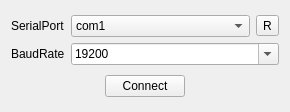
<?xml version="1.0" encoding="UTF-8"?>
<ui version="4.0">
 <class>SerialportWidgetClass</class>
 <widget class="QWidget" name="SerialportWidgetClass">
  <property name="geometry">
   <rect>
    <x>0</x>
    <y>0</y>
    <width>290</width>
    <height>112</height>
   </rect>
  </property>
  <property name="windowTitle">
   <string>Serialport</string>
  </property>
  <layout class="QVBoxLayout" name="verticalLayout" stretch="1,0">
   <item>
    <layout class="QGridLayout" name="gridLayout" columnstretch="0,1">
     <item row="0" column="1">
      <layout class="QHBoxLayout" name="horizontalLayout">
       <item>
        <widget class="QComboBox" name="port_box">
         <item>
          <property name="text">
           <string>com1</string>
          </property>
         </item>
         <item>
          <property name="text">
           <string>com2</string>
          </property>
         </item>
        </widget>
       </item>
       <item>
        <widget class="QToolButton" name="refresh_btn">
         <property name="text">
          <string>R</string>
         </property>
        </widget>
       </item>
      </layout>
     </item>
     <item row="1" column="1">
      <widget class="QComboBox" name="baud_box">
       <property name="editable">
        <bool>true</bool>
       </property>
       <item>
        <property name="text">
         <string>19200</string>
        </property>
       </item>
       <item>
        <property name="text">
         <string>38400</string>
        </property>
       </item>
       <item>
        <property name="text">
         <string>56000</string>
        </property>
       </item>
       <item>
        <property name="text">
         <string>57600</string>
        </property>
       </item>
       <item>
        <property name="text">
         <string>78600</string>
        </property>
       </item>
       <item>
        <property name="text">
         <string>115200</string>
        </property>
       </item>
       <item>
        <property name="text">
         <string>230400</string>
        </property>
       </item>
       <item>
        <property name="text">
         <string>460800</string>
        </property>
       </item>
      </widget>
     </item>
     <item row="0" column="0">
      <widget class="QLabel" name="serial_label">
       <property name="text">
        <string>SerialPort</string>
       </property>
      </widget>
     </item>
     <item row="1" column="0">
      <widget class="QLabel" name="label_12">
       <property name="text">
        <string>BaudRate</string>
       </property>
      </widget>
     </item>
    </layout>
   </item>
   <item>
    <layout class="QHBoxLayout" name="horizontalLayout_2">
     <item>
      <spacer name="horizontalSpacer_2">
       <property name="orientation">
        <enum>Qt::Horizontal</enum>
       </property>
       <property name="sizeHint" stdset="0">
        <size>
         <width>40</width>
         <height>20</height>
        </size>
       </property>
      </spacer>
     </item>
     <item>
      <widget class="QPushButton" name="start_btn">
       <property name="styleSheet">
        <string notr="true"/>
       </property>
       <property name="text">
        <string>Connect</string>
       </property>
      </widget>
     </item>
     <item>
      <spacer name="horizontalSpacer">
       <property name="orientation">
        <enum>Qt::Horizontal</enum>
       </property>
       <property name="sizeHint" stdset="0">
        <size>
         <width>40</width>
         <height>20</height>
        </size>
       </property>
      </spacer>
     </item>
    </layout>
   </item>
  </layout>
 </widget>
 <layoutdefault spacing="6" margin="11"/>
 <resources/>
 <connections/>
</ui>
